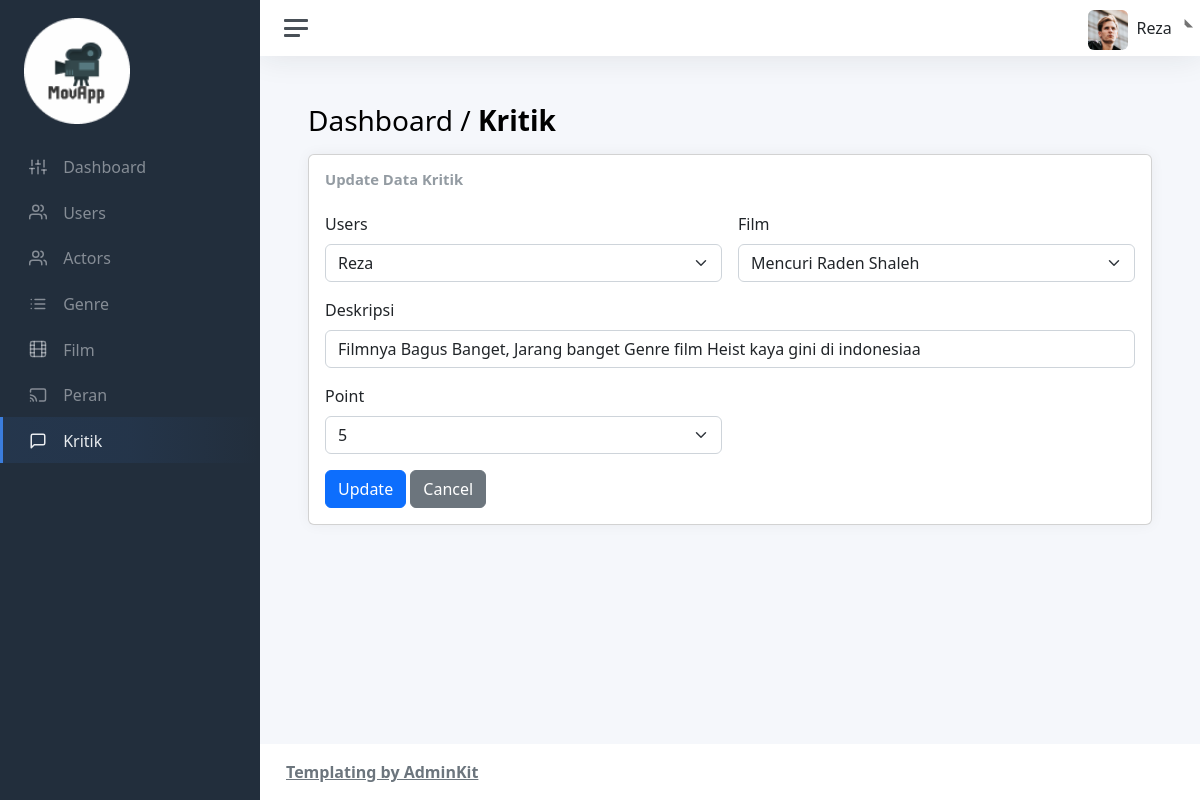
Page /admin/views/kritik/edit-ktk.php?id=1 (signed in) on the committed database.
### tables this page shows
CREATE TABLE `kritik` (
  `id` int(11) NOT NULL,
  `users_id` int(11) NOT NULL,
  `film_id` int(11) NOT NULL,
  `content` text DEFAULT NULL,
  `point` int(11) NOT NULL
);

### admin/views/kritik/edit-ktk.php (the view, shortened to what this page needs)
<!DOCTYPE html>
<html lang="en">
    <head>
        <?php include "../layouts/assetsLink.php"; ?>
    </head>
    <body>
        <div class="wrapper">
            <nav id="sidebar" class="sidebar js-sidebar">
                <div class="sidebar-content js-simplebar">
                    <a class="sidebar-brand" href="../../index.php">
                        <img src="../../../assets/img/icons/logo-1.png" alt="logo" width="50%"
                            style="text-align: center;">
                    </a>
                    <ul class="sidebar-nav">
                        <li class="sidebar-item">
                            <a class="sidebar-link" href="../../index.php">
                                <i class="align-middle" data-feather="sliders"></i>
                                <span class="align-middle">Dashboard</span>
                            </a>
                        </li>
                        <li class="sidebar-item">
                            <a class="sidebar-link" href="../user/user.php">
                                <i class="align-middle" data-feather="users"></i>
                                <span class="align-middle">Users</span>
                            </a>
                        </li>
                        <li class="sidebar-item">
                            <a class="sidebar-link" href="../actor/actor.php">
                                <i class="align-middle" data-feather="users"></i>
                                <span class="align-middle">Actors</span>
                            </a>
                        </li>
                        <li class="sidebar-item">
                            <a class="sidebar-link" href="../genre/genre.php">
                                <i class="align-middle" data-feather="list"></i>
                                <span class="align-middle">Genre</span>
                            </a>
                        </li>
                        <li class="sidebar-item">
                            <a class="sidebar-link" href="../film/film.php">
                                <i class="align-middle" data-feather="film"></i>
                                <span class="align-middle">Film</span>
                            </a>
                        </li>
                        <li class="sidebar-item">
                            <a class="sidebar-link" href="../peran/peran.php">
                                <i class="align-middle" data-feather="cast"></i>
                                <span class="align-middle">Peran</span>
                            </a>
                        </li>
                        <li class="sidebar-item active">
                            <a class="sidebar-link" href="kritik.php">
                                <i class="align-middle" data-feather="message-square"></i>
                                <span class="align-middle">Kritik</span>
                            </a>
                        </li>
                    </ul>
                </div>
            </nav>
            <div class="main">
                <?php include_once ("../layouts/navbar.php"); ?>
                <main class="content">
                    <div class="container-fluid p-0">
                        <h1 class="h3 mb-3">Dashboard / <strong>Kritik</strong></h1>
                        <div class="col-sm-12">
                            <div class="card">
                                <div class="card-body">
                                    <?php
                                        include "../../../database/db.php";
                                        $id = $_GET['id'];
                                        $query = $conn->query("SELECT * FROM kritik WHERE id = $id");
                                        while ($data = mysqli_fetch_array($query)) {
                                            $id = $data["id"];
                                            $users_id = $data["users_id"];
                                            $film_id = $data["film_id"];
                                            $content = $data["content"];
                                            $point = $data["point"];
                                        }
                                        $query1 = $conn->query("SELECT * FROM film");
                                        $query2 = $conn->query("SELECT * FROM users");
                                    ?>
                                    <h3 class="card-title mb-4">Update Data Kritik</h3>
                                    <form class="row g-3 needs-validation" novalidate
                                        action="../../../controllers/kritik/update-ktk.php?id=<?php echo $id;?>"
                                        method="post"
                                        enctype="multipart/form-data">
                                        <div class="col-6">
                                            <label for="validationCustomCategory" class="form-label">Users</label>
                                            <div class="input-group has-validation">
                                                <select class="form-select" name="users_id"
                                                    id="validationCategory" required>
                                                    <?php
                                                            while ($data2 = mysqli_fetch_array($query2)) {
                                                                if ($data2["id"] === $users_id) {
                                                    ?>
                                                    <option selected value="<?php echo $data2["id"]?>">
                                                        <?php echo $data2["name"];?>
                                                    </option>
                                                    <?php
                                                                }else{
                                                    ?>
                                                    <option value="<?php echo $data2["id"];?>">
                                                        <?php echo $data2["name"];?>
                                                    </option>
                                                    <?php
                                                            }
                                                        }
                                                    ?>
                                                </select>
                                            </div>
                                        </div>
                                        <div class="col-6">
                                            <label for="validationCustomCategory" class="form-label">Film</label>
                                            <div class="input-group has-validation">
                                                <select class="form-select" name="film_id"
                                                    id="validationCategory" required>
                                                    <?php
                                                            while ($data1 = mysqli_fetch_array($query1)) {
                                                                if ($data1["id"] === $film_id) {
                                                    ?>
                                                    <option selected value="<?php echo $data1["id"]?>">
                                                        <?php echo $data1["judul"];?>
                                                    </option>
                                                    <?php
                                                                }else{
                                                    ?>
                                                    <option value="<?php echo $data1["id"];?>">
                                                        <?php echo $data1["judul"];?>
                                                    </option>
                                                    <?php
                                                            }
                                                        }
                                                    ?>
                                                </select>
                                            </div>
                                        </div>
                                        <div class="col-12">
                                            <label for="validationCustomDescription" class="form-label">Deskripsi</label>
                                            <div class="input-group has-validation">
                                                <input type="text" name="content" value="<?php echo $content; ?>"
                                                    class="form-control" id="validationCustomDescription"
                                                    aria-describedby="inputGroupPrepend" required>
                                            </div>
                                        </div>
                                        <div class="col-6">
                                            <label for="validationCustomChef" class="form-label">Point</label>
                                            <div class="input-group has-validation">
                                                <select class="form-select" name="point"
                                                    id="validationChef" required>
                                                    `<?php
                                                    for($i=1; $i<=5; $i++){
                                                        if ($i == $point) {
                                                    ?>
                                                    <option selected value="<?php echo $i;?>">
                                                        <?php echo $i;?>
                                                    </option>
                                                    <?php
                                                        }else{
                                                    ?>
                                                    <option value="<?php echo $i;?>">
                                                        <?php echo $i;?>
                                                    </option>
                                                    <?php
                                                        }
                                                    }
                                                    ?>
                                                </select>
                                            </div>
                                        </div>
                                        <div class="col-12">
                                            <button class="btn btn-primary" type="submit" name="submit">Update</button>
                                            <a class="btn btn-secondary"
                                                href="kritik.php" role="button">
                                                Cancel
                                            </a>
                                        </div>
                                    </form>
                                </div>
                            </div>
                        </div>
                    </div>
                </main>
                <?php include_once ("../layouts/footer.php"); ?>
            </div>
        </div>
    </body>
</html>

### rows in the picture
kritik: content "Filmnya Bagus Banget, Jarang banget Genre film Heist kaya gini di indonesiaa", point "5"

### other values in the picture
$nameuser "Reza"
form field users_id "Reza"
form field film_id "Mencuri Raden Shaleh"
